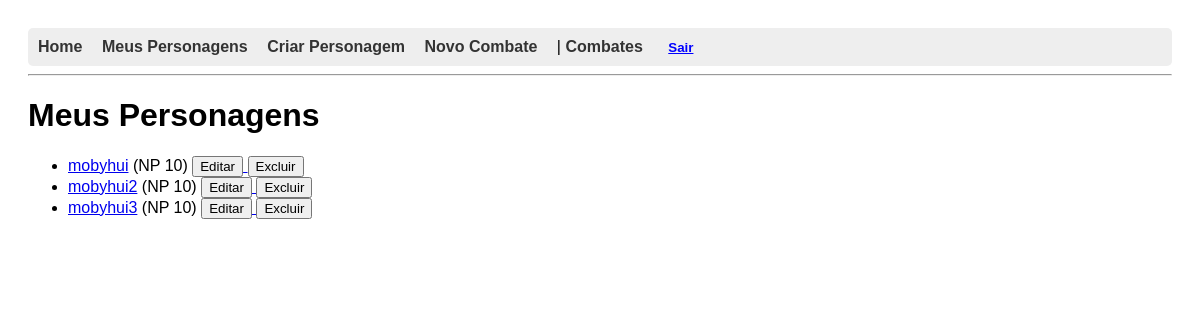
The app's page /personagens/meus/ (signed in), older data.
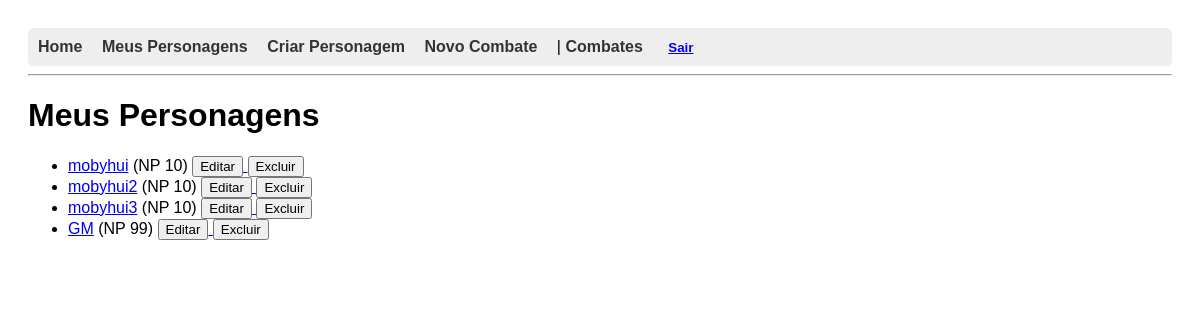
The same page, newer data.
### personagens/models.py (models this page shows, shortened)
class Personagem(models.Model):
    nome = models.CharField(max_length=100)
    usuario = models.ForeignKey(User, on_delete=models.CASCADE)
    nivel_poder = models.IntegerField(default=10)
    forca = models.IntegerField(default=0)
    vigor = models.IntegerField(default=0)
    destreza = models.IntegerField(default=0)
    agilidade = models.IntegerField(default=0)
    luta = models.IntegerField(default=0)
    inteligencia = models.IntegerField(default=0)
    prontidao = models.IntegerField(default=0)
    presenca = models.IntegerField(default=0)
    aparar = models.IntegerField(default=0)
    esquivar = models.IntegerField(default=0)
    fortitude = models.IntegerField(default=0)
    vontade = models.IntegerField(default=0)
    resistencia = models.IntegerField(default=0)
    penalidade_resistencia = models.IntegerField(default=0, blank=True)
    condicao = models.CharField(max_length=30, blank=True, default="")
    acrobacias = models.IntegerField(default=0)
    atletismo = models.IntegerField(default=0)
    combate_distancia = models.IntegerField(default=0)
    combate_corpo = models.IntegerField(default=0)
    enganacao = models.IntegerField(default=0)
    especialidade = models.IntegerField(default=0)
    furtividade = models.IntegerField(default=0)
    intimidacao = models.IntegerField(default=0)
    intuicao = models.IntegerField(default=0)
    investigacao = models.IntegerField(default=0)
    percepcao = models.IntegerField(default=0)
    persuasao = models.IntegerField(default=0)
    prestidigitacao = models.IntegerField(default=0)
    tecnologia = models.IntegerField(default=0)
    tratamento = models.IntegerField(default=0)
    veiculos = models.IntegerField(default=0)
    historia = models.IntegerField(default=0)
    sobrevivencia = models.IntegerField(default=0)

### personagens/views.py (the view)
# urls.py: path('meus/', listar_personagens, name='listar_personagens'),
@login_required
def listar_personagens(request):
    personagens = Personagem.objects.filter(usuario=request.user)
    return render(request, 'personagens/listar_personagens.html', {'personagens': personagens})

### personagens/templates/personagens/listar_personagens.html (shortened to what this page needs)
{% extends 'base.html' %}
{% block content %}
{% load filtros %}
<h1>Meus Personagens</h1>
<ul>
  {% for personagem in personagens %}
    <li>
      <a href="{% url 'ficha_personagem' personagem.id %}">{{ personagem.nome }}</a>
      (NP {{ personagem.nivel_poder|default:"?" }})
      <a href="{% url 'editar_personagem' personagem.id %}">
        <button type="button">Editar</button>
      </a>
      <form action="{% url 'excluir_personagem' personagem.id %}" method="post" style="display:inline;">
        <button type="submit" onclick="return confirm('Tem certeza que deseja excluir este personagem?')">Excluir</button>
      </form>
    </li>
  {% empty %}
    <p>Você ainda não criou nenhum personagem.</p>
  {% endfor %}
</ul>
{% endblock %}

Row changes from the older to the newer data that the page shows:
added Personagem: nome "GM", nivel_poder "99"
